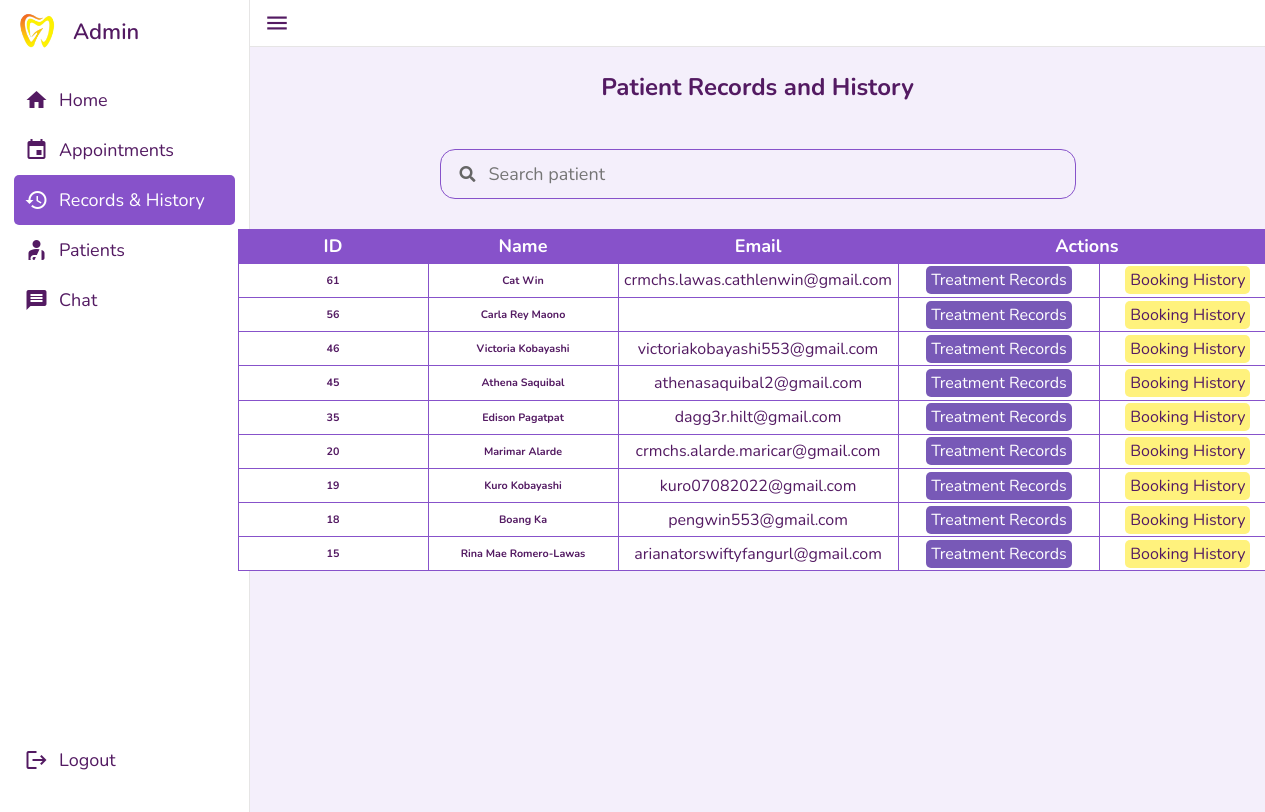
/admin-patRecHistory.php, run on the app's committed database.
### tables this page shows
CREATE TABLE `patients_table1` (
  `id` int(11) NOT NULL,
  `first_name` varchar(50) NOT NULL,
  `last_name` varchar(50) NOT NULL,
  `birthdate` varchar(50) NOT NULL,
  `gender` varchar(50) NOT NULL,
  `address` varchar(50) NOT NULL,
  `contact_number` varchar(50) NOT NULL,
  `active_gmail` varchar(50) NOT NULL,
  `password` varchar(50) NOT NULL,
  `vkey` varchar(50) NOT NULL,
  `verified` tinyint(50) NOT NULL,
  `create_date` timestamp(6) NOT NULL DEFAULT current_timestamp(6) ON UPDATE current_timestamp(6),
  `med_info_1` varchar(50) NOT NULL,
  `med_info_2` varchar(50) NOT NULL,
  `med_info_3` varchar(50) NOT NULL,
  `med_info_4` varchar(50) NOT NULL,
  `med_info_5` varchar(50) NOT NULL,
  `med_info_6` varchar(50) NOT NULL,
  `med_info_7` varchar(50) NOT NULL,
  `med_info_8` varchar(50) NOT NULL,
  `med_info_9` varchar(50) NOT NULL,
  `med_info_10` varchar(50) NOT NULL
);

### admin-patRecHistory.php (the view, shortened to what this page needs)
<?php
    include('dbconn.php')
?>
<!DOCTYPE html>
<html lang="en">
<head>
    <?php include('globalHead.php'); ?>
    <link rel="stylesheet" href="style/admin-patRecHistory.css">
    <link rel="stylesheet" href="https://cdnjs.cloudflare.com/ajax/libs/font-awesome/5.15.1/css/all.min.css">
</head>
<body>
    <?php include('admin-sidebar.php');?>
    <section class="dashboard" id="dashboard">
        <div class="patRecHistory-container">
            <div class="container">
                <h1>Patient Records and History</h1>
                <div class="row-container">
                    <div class="row two">
                        <div class="input-box search-container">
                            <i class="fa fa-search icon"></i>
                            <input type="text" id="getName" placeholder="Search patient">
                        </div>
                    </div>
                </div>
                <table class="table table-striped">
                    <thead>
                    <tr>
                        <th>ID</th>
                        <th>Name</th>
                        <th>Email</th>
                        <th colspan="3">Actions</th>
                    </tr>
                    </thead>
                    <tbody id="showdata">
                    <?php
                            $sql = "SELECT * FROM patients_table1 WHERE verified = 1 ORDER BY ID DESC";
                            $query = mysqli_query($conn,$sql);
                            while($row = mysqli_fetch_assoc($query))
                            {
                            $email = $row['active_gmail'];
                            $first_name = $row['first_name'];
                            $last_name = $row['last_name'];
                            $patient_id = $row['id'];
                            echo"<tr>";
                                echo"<td><h6>".$row['id']."</h6></td>";
                                echo"<td> <h6>".$row['first_name']. ' '. $row['last_name']."</h6> </td>";
                                echo"<td>".$row['active_gmail']."</td>";
                                echo "<td><a class='anchor3' href='p_treatment-records.php?id=$patient_id&first_name=$first_name&last_name=$last_name'>Treatment Records</a></td>";
                                echo "<td><a class='anchor2' href='p_booking-history.php?active_gmail=$email&first_name=$first_name&last_name=$last_name'>Booking History</a></td>";
                                echo"</tr>";
                            }
                        ?>
                    </tbody>
                </table>
            </div>
        </div>
    </section>
</body>
</html>

### style/admin-patRecHistory.css (style rules this page uses)
#dashboard { background: var(--v-light-purple); }
.patRecHistory-container { display: flex; flex-direction: row; justify-content: center; height: 100vh; }
.container { width: 1060px; height: 650px; flex-shrink: 0; margin-top: 2.3rem; border-radius: 5px; }
.container .row-container { margin-top: 1rem; display: flex; justify-content: center; align-items: center; }
.two { width: 60%; }
h1 { margin-top: 1.5rem; text-align: center; color: var(--v-dark-purple); }
.input-box { position: relative; width: 100%; height: 50px; margin: 30px 0; }
.input-box input { width: 100%; height: 100%; background: transparent; border: none; outline: none; border: 1px solid var(--dark-purple); border-radius: 15px; font-size: var(--small-font); color: var(--v-dark-purple); padding: 20px 45px 20px 20px; }
.table { width: 98%; border-collapse: collapse; margin-left: 10px; overflow-y: scroll; }
thead tr th { width: 190px; text-align: center; font-size: 18px; background: var(--v-dark-purple); color: white; padding: 5px; border: 2px solid var(--v-dark-purple) }
tbody tr td { text-align: center; border: 1px solid var(--dark-purple); background: white; color: var(--v-dark-purple); padding: 5.6px; }
.table td a { padding: 3px 5px 3px 5px; cursor: pointer; border-radius: 5px; }
.table td .anchor2 { background: #FFF27D; color: #531A62; }
.table td .anchor3 { background: #1149a3; color: rgb(226, 212, 229); }
.table td .anchor3 { background: #7859B7; color: white; }
thead tr th { background: var(--dark-purple); border: var(--dark-purple); }
input { border: none; font-size: 18px; color: var(--v-dark-purple); float: left; width: 100%; }
.icon { position: absolute; left: 20px; top: 50%; transform: translateY(-50%); color: #666; }
#getName { padding-left: 3rem; }

### style/admin-sidebar.css (style rules this page uses)
:root { --primary-color: #0E4BF1; --panel-color: #FFF; --text-color: #000; --black-light-color: #707070; --border-color: #e6e5e5; --toggle-color: #DDD; --box1-color: #4DA3FF; --box2-color: #FFE6AC; --box3-color: #E7D1FC; --title-icon-color: #fff; --v-dark-purple: #531A62; --light-purple: #D4BEEF; --tran-05: all 0.5s ease; --tran-03: all 0.3s ease; --tran-03: all 0.2s ease; }
* { padding: 0; margin: 0; }
.dashboard { position: relative; left: 250px; background-color: var(--panel-color); min-height: 100vh; width: calc(100% - 250px); padding: 10px 14px; transition: var(--tran-05); }

### style/globalStyle.css (style rules this page uses)
* { padding: 0; margin: 0; box-sizing: border-box; font-family: 'Nunito', sans-serif; text-decoration: none; list-style: none; scroll-behavior: smooth; }
:root { --white: #ffff; --v-light-purple: #F4EFFB; --light-purple: #D4BEEF; --v-dark-purple: #531A62; --dark-purple: #8752CA; --small-font: 18px; --big-font: 65px; --medium-large-font: 26px; --medium-font: 20px; --medium-large-font: 40px; --h2-font: 3rem; --pink: rgb(252, 104, 207); --dark-pink: #C553CF; --box-shadow: 0px 4px 4px 0px rgba(0, 0, 0, 0.25); }

### data on the page
patients_table1: id "61", first_name "Cat", last_name "Win", active_gmail "crmchs.lawas.cathlenwin@gmail.com"
patients_table1: id "56", first_name "Carla Rey", last_name "Maono"
patients_table1: id "46", first_name "Victoria", last_name "Kobayashi", active_gmail "victoriakobayashi553@gmail.com"
patients_table1: id "45", first_name "Athena", last_name "Saquibal", active_gmail "athenasaquibal2@gmail.com"
patients_table1: id "35", first_name "Edison", last_name "Pagatpat", active_gmail "dagg3r.hilt@gmail.com"
patients_table1: id "20", first_name "Marimar", last_name "Alarde", active_gmail "crmchs.alarde.maricar@gmail.com"
patients_table1: id "19", first_name "Kuro", last_name "Kobayashi", active_gmail "kuro07082022@gmail.com"
patients_table1: id "18", first_name "Boang", last_name "Ka", active_gmail "pengwin553@gmail.com"
patients_table1: id "15", first_name "Rina Mae", last_name "Romero-Lawas", active_gmail "arianatorswiftyfangurl@gmail.com"
